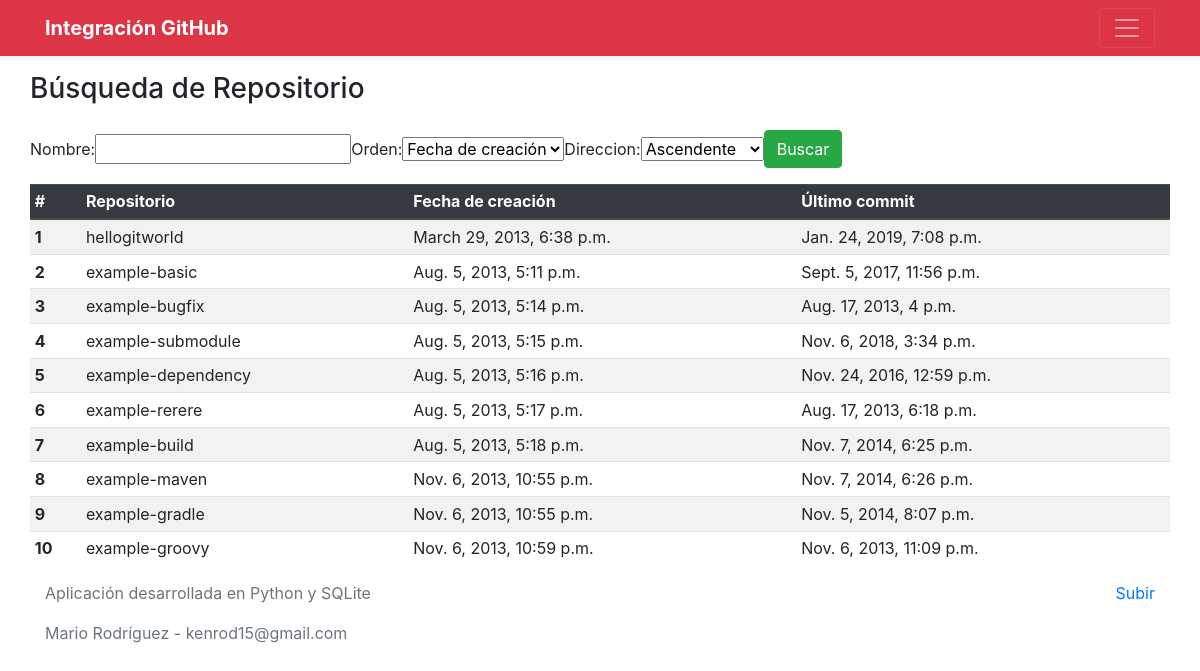
Page /miapppy/busqueda/ on the committed database.
### miapppy/models.py (models this page shows)
class Repositorio(models.Model):
    nombre = models.CharField(max_length=200)
    fechaCreacion = models.DateTimeField(default=None)
    fechaCommit = models.DateTimeField(default=None)
    consultaApi = models.ForeignKey(
        ConsultaAPI,
        default=None,
        on_delete=models.CASCADE
    )

### miapppy/views.py (the view, shortened to what this page needs)
class RepositorioBusquedaView(TemplateView):
    template_name = 'miapppy/busqueda.html'
    def get(self, request, *args, **kwargs):
        form = RepositorioBusqueda()
        repos = consultar_repositorio_all(request)
        return self.render_to_response({'form': form, 'repos': repos})

### miapppy/forms.py
class RepositorioBusqueda(forms.Form):
    ORDEN_CHOICES = (
        ('1', 'Fecha de creación'),
        ('2', 'Fecha de commit'),
    )
    ORDEN_DIR_CHOICES = (
        ('1', 'Ascendente'),
        ('2', 'Descendente'),
    )
    nombre = forms.CharField(required=False)
    orden = forms.CharField(widget=forms.Select(choices=ORDEN_CHOICES))
    direccion = forms.CharField(widget=forms.Select(choices=ORDEN_DIR_CHOICES))

### miapppy/views.py (called while the page is built, shortened)
def consultar_repositorio_all(request):
    all_repos = Repositorio.objects.all()
    return all_repos

### misitiopy/templates/miapppy/busqueda.html (shortened to what this page needs)
<!DOCTYPE html>
<html lang="en">
<head>
    <link rel="stylesheet" href="https://stackpath.bootstrapcdn.com/bootstrap/4.2.1/css/bootstrap.min.css">
</head>
<body>
    <header>
        <div class="navbar navbar-dark bg-danger shadow-sm">
            <div class="container d-flex justify-content-between">
                <a href="#" class="navbar-brand d-flex align-items-center">
                    <strong>Integración GitHub</strong>
                </a>
                <button class="navbar-toggler collapsed" type="button" data-toggle="collapse" data-target="#navbarHeader" aria-controls="navbarHeader" aria-expanded="false" aria-label="Toggle navigation">
                <span class="navbar-toggler-icon"></span>
                </button>
            </div>
        </div>
    </header>
    <div class="container">
        <div class="row">
            <h3>Búsqueda de Repositorio</h3>
        </div>
        <div class="row">
            <form class="form-inline" action="../filtrar/" method="post" novalidate>{% csrf_token %}
                {{form}}
                <input type="submit" class="btn btn-success" value="Buscar">
            </form>
        </div>
        <div class="row">
            <table class="table table-striped table-hover table-sm">
              <thead class="thead-dark">
                <tr>
                  <th scope="col">#</th>
                  <th scope="col">Repositorio</th>
                  <th scope="col">Fecha de creación</th>
                  <th scope="col">Último <span>commit</span></th>
                </tr>
              </thead>
              <tbody>
                {% for repo in repos %}
                <tr>
                    <th scope="row"> {{ forloop.counter }} </th>
                    <td> {{ repo.nombre }} </td>
                    <td> {{ repo.fechaCreacion }} </td>
                    <td> {{ repo.fechaCommit }} </td>
                </tr>
                {% endfor %}
              </tbody>
            </table>
        </div>
    </div>
    <footer class="text-muted">
        <div class="container">
            <p class="float-right">
                <a href="#">Subir</a>
            </p>
            <p>Aplicación desarrollada en Python y SQLite</p>
            <p>Mario Rodríguez - kenrod15@gmail.com</p>
        </div>
    </footer>
</body>
</html>

### rows in the picture
Repositorio: nombre "hellogitworld", fechaCreacion "March 29, 2013, 6:38 p.m.", fechaCommit "Jan. 24, 2019, 7:08 p.m."
Repositorio: nombre "example-basic", fechaCreacion "Aug. 5, 2013, 5:11 p.m.", fechaCommit "Sept. 5, 2017, 11:56 p.m."
Repositorio: nombre "example-bugfix", fechaCreacion "Aug. 5, 2013, 5:14 p.m.", fechaCommit "Aug. 17, 2013, 4 p.m."
Repositorio: nombre "example-submodule", fechaCreacion "Aug. 5, 2013, 5:15 p.m.", fechaCommit "Nov. 6, 2018, 3:34 p.m."
Repositorio: nombre "example-dependency", fechaCreacion "Aug. 5, 2013, 5:16 p.m.", fechaCommit "Nov. 24, 2016, 12:59 p.m."
Repositorio: nombre "example-rerere", fechaCreacion "Aug. 5, 2013, 5:17 p.m.", fechaCommit "Aug. 17, 2013, 6:18 p.m."
Repositorio: nombre "example-build", fechaCreacion "Aug. 5, 2013, 5:18 p.m.", fechaCommit "Nov. 7, 2014, 6:25 p.m."
Repositorio: nombre "example-maven", fechaCreacion "Nov. 6, 2013, 10:55 p.m.", fechaCommit "Nov. 7, 2014, 6:26 p.m."
Repositorio: nombre "example-gradle", fechaCreacion "Nov. 6, 2013, 10:55 p.m.", fechaCommit "Nov. 5, 2014, 8:07 p.m."
Repositorio: nombre "example-groovy", fechaCreacion "Nov. 6, 2013, 10:59 p.m.", fechaCommit "Nov. 6, 2013, 11:09 p.m."
